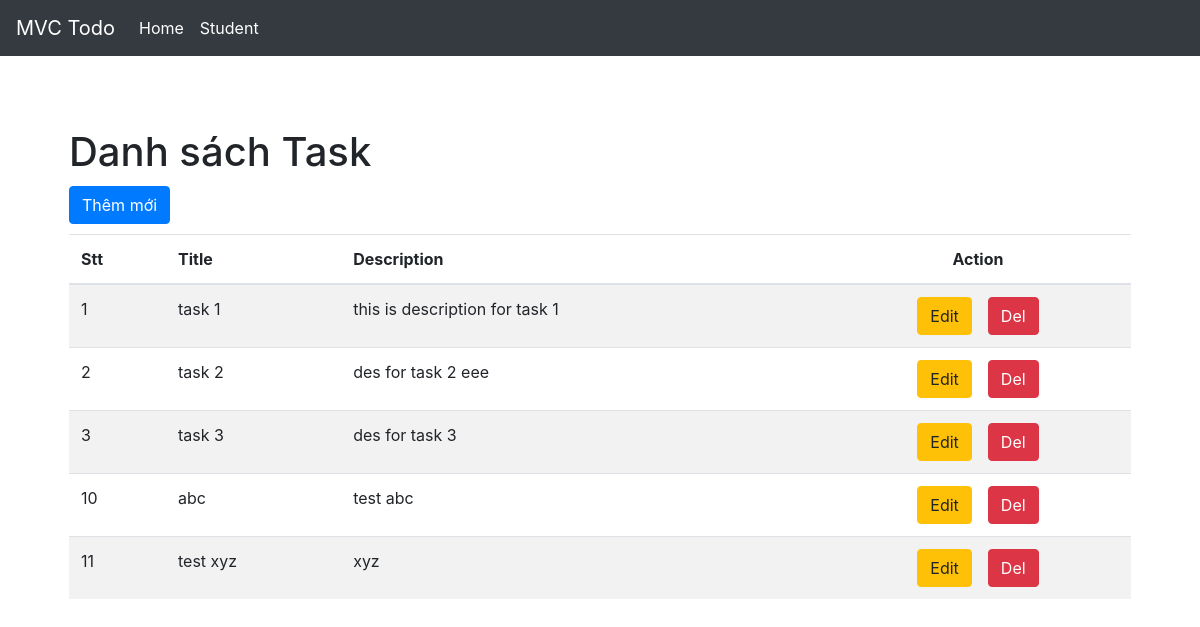
The page / on the database its author committed.
### tables this page shows
CREATE TABLE `tasks` (
  `title` varchar(255) NOT NULL,
  `description` varchar(2000) DEFAULT NULL,
  `id` int(10) UNSIGNED NOT NULL
);

### src/controllers/TaskController.php (called while the page is built, shortened)
<?php
class TaskController extends Controller
{
    protected $tasks;
    public function __construct()
    {
        $this->tasks = new TaskRepository();
    }
    public function index() {
        $d['tasks'] = $this->getData($this->tasks->getAll());
        $this->render("index");
    }
}

### src/dispatcher.php (called while the page is built, shortened)
<?php
class Dispatcher
{
    function __construct()
    {
        $this->request = new Request();
        $controller = $this->loadController();
        call_user_func_array([$controller, $this->request->action], $this->request->params);
    }
    public function loadController()
    {
        return new $nameController;
    }
}

### public/index.php (called while the page is built, shortened)
<?php
$dispatch = new Dispatcher();

### src/Config/Database.php (called while the page is built, shortened)
<?php
class Database
{
    private static $bdd = null;
    public static function getBdd() {
        if(is_null(self::$bdd)) {
            self::$bdd = new PDO("mysql:host=localhost;dbname=be_traning", 'root', '');
        }
        return self::$bdd;
    }
}
?>

### src/Core/ResourceModel.php (called while the page is built, shortened)
<?php
class ResourceModel extends Model implements ResourceModelInterface
{
    private $table;
    private $model;
    public function _init($table, $id, $model) {
        $this->table = $table;
        $this->model = $model;
    }
    public function getAll() {
        $sql = "SELECT * FROM " . $this->table;
        $req = Database::getBdd()->prepare($sql);
        $req->execute();
        return ($req->fetchAll(PDO::FETCH_CLASS, get_class($this->model)));
    }
}
?>

### src/Models/Task/TaskRepository.php (called while the page is built, shortened)
<?php
class TaskRepository
{
    protected $task;
    public function __construct()
    {
        $this->task = new TaskResourceModel();
    }
    public function getAll() {
        return $this->task->getAll();
    }
}
?>

### src/Views/Task/index.php (the view)
<h1>Danh sách Task</h1>
<div style="text-align:left; margin: 10px 0;">
    <a class="btn btn-primary" href="<?=WEBROOT?>task/create">Thêm mới</a>
</div>
<table class="table table-striped">
    <thead>
        <tr>
            <th>Stt</th>
            <th>Title</th>
            <th>Description</th>
            <th class='text-center'>Action</th>
        </tr>
    </thead>
    <tbody>
    <?php
    $onclick = " onclick=\""."return confirm('Bạn có muốn xóa')". "\"";
    foreach ($tasks as $task)
    {
        echo '<tr>';
        echo "<td>" . $task['id'] . "</td>";
        echo "<td>" . $task['title'] . "</td>";
        echo "<td>" . $task['description'] . "</td>";
        echo "<td class='text-center'>
        <a class='btn btn-warning mr-3' href=" . WEBROOT . 'task/edit/'.$task['id'].'>Edit</a>'
        . "<a class='btn btn-danger' href=" . WEBROOT . 'task/delete/'.$task['id'].$onclick.'>Del</a>'
        . "</td>";
    }
    ?>
    </tbody>
</table>

### src/Core/Controller.php (shortened to what this page needs)
<?php
class Controller
{
    public $vars = [];
    public $layout = "default";
    public function set($d)
    {
        $this->vars = array_merge($this->vars, $d);
    }
    public function render($filename)
    {
        extract($this->vars);
        $nameController = str_replace('MVC_TRAINING\\Controllers\\', '', get_class($this));
        require ROOT . "Views/" . ucfirst(str_replace('Controller', '', $nameController)) . '/' . $filename . '.php';
        $content_for_layout = ob_get_clean();
        if ($this->layout == false) {
            $content_for_layout;
        } else {
            require ROOT . "Views/Layouts/" . $this->layout . '.php';
        }
    }
}

### src/Views/Layouts/default.php (shortened to what this page needs)
<!doctype html>
<head>
    <link href="https://maxcdn.bootstrapcdn.com/bootstrap/4.0.0-beta.2/css/bootstrap.min.css" rel="stylesheet">
</head>
<body>
<nav class="navbar navbar-expand-md navbar-dark bg-dark fixed-top">
    <a class="navbar-brand" href="<?=WEBROOT?>">MVC Todo</a>
    <div class="collapse navbar-collapse" id="navbarsExampleDefault">
        <ul class="navbar-nav mr-auto">
            <li class="nav-item active">
                <a class="nav-link" href="<?=WEBROOT?>">Home <span class="sr-only">(current)</span></a>
            </li>
            <li class="nav-item active">
                <a class="nav-link" href="<?=WEBROOT . 'student'?>">Student <span class="sr-only">(current)</span></a>
            </li>
        </ul>
    </div>
</nav>
<main role="main" class="container">
    <div class="starter-template">
        <?php
        echo $content_for_layout;
        ?>
    </div>
</main>
</body>
</html>

### src/Views/Layouts/default.php (style rules this page uses)
body { padding-top: 5rem; }
.starter-template { padding: 3rem 1.5rem; }

### rows shown on the page
tasks: id "1", title "task 1", description "this is description for task 1"
tasks: id "2", title "task 2", description "des for task 2 eee"
tasks: id "3", title "task 3", description "des for task 3"
tasks: id "10", title "abc", description "test abc"
tasks: id "11", title "test xyz", description "xyz"
